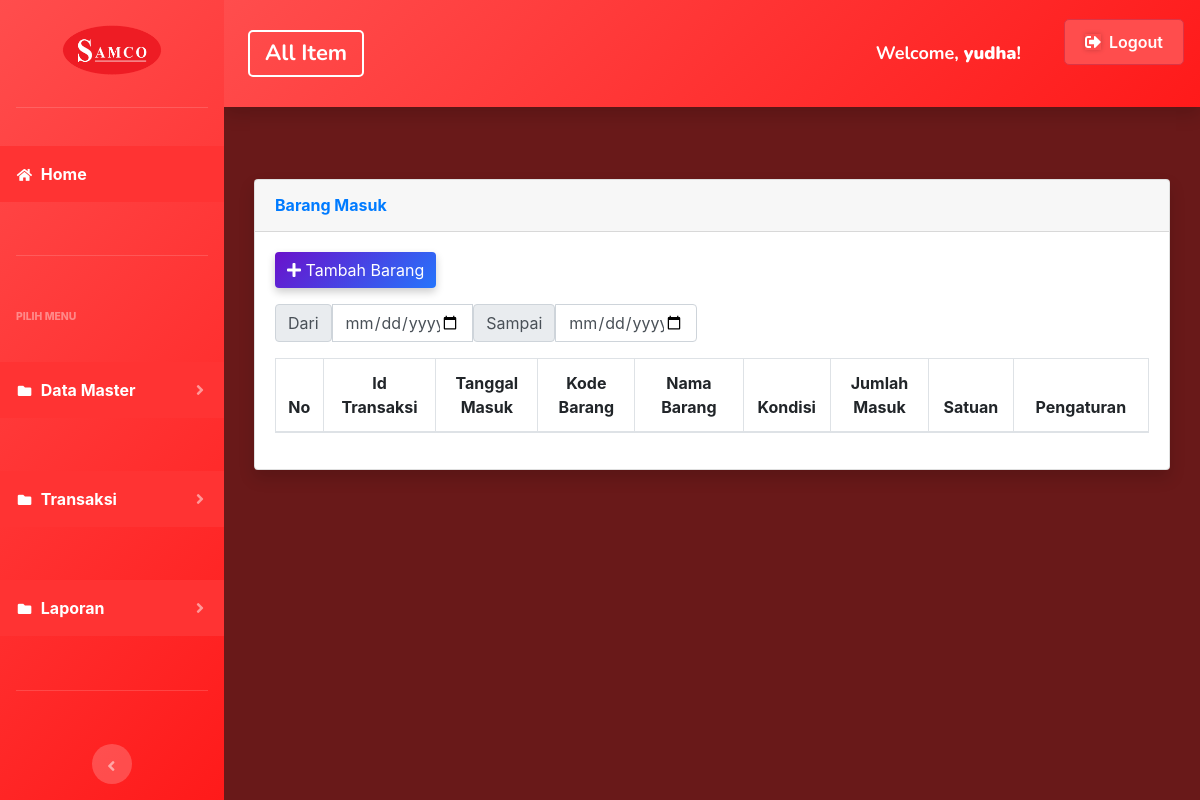
The page /index.php?page=barangmasuk (signed in) on the database as committed earlier.
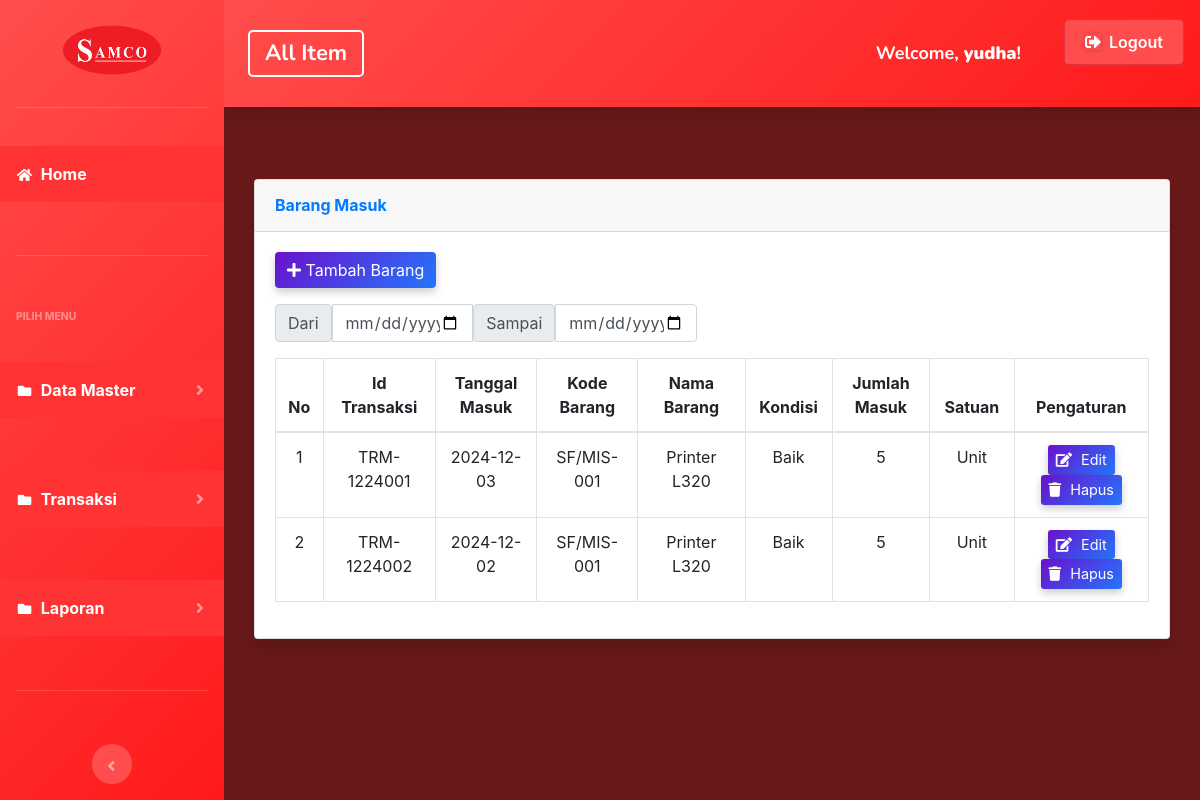
The same page on the database as committed later.
### tables this page shows
CREATE TABLE `barang_masuk` (
  `id` int(11) NOT NULL,
  `id_transaksi` varchar(100) DEFAULT NULL,
  `tanggal` date DEFAULT NULL,
  `kode_barang` varchar(100) DEFAULT NULL,
  `nama_barang` varchar(100) DEFAULT NULL,
  `kondisi` varchar(100) NOT NULL,
  `jumlah` varchar(150) DEFAULT NULL,
  `satuan` varchar(100) NOT NULL
);

### page/barangmasuk/barangmasuk.php (the view, shortened to what this page needs)
<div class="container-fluid">
    <div class="card shadow mb-4">
        <div class="card-header py-3">
            <h6 class="m-0 font-weight-bold text-primary">Barang Masuk</h6>
        </div>
        <div class="card-body">
            <div class="mb-3">
                <a href="?page=barangmasuk&aksi=tambahbarangmasuk" class="btn btn-primary custom-btn">
                    <i class="fas fa-plus me-2"></i> Tambah Barang
                </a>
            </div>
            <div class="row mb-3">
                <div class="col-md-6">
                    <div class="input-group">
                        <span class="input-group-text">Dari</span>
                        <input type="date" id="min" name="min" class="form-control">
                        <span class="input-group-text">Sampai</span>
                        <input type="date" id="max" name="max" class="form-control">
                    </div>
                </div>
            </div>
            <div class="table-responsive">
                <table class="table table-bordered" id="barangmasuk" width="100%" cellspacing="0">
                    <thead>
                        <tr>
                            <th style="width: 50px; text-align: center;">No</th>
                            <th style="width: 150px; text-align: center;">Id Transaksi</th>
                            <th style="width: 150px; text-align: center;">Tanggal Masuk</th>
                            <th style="width: 150px; text-align: center;">Kode Barang</th>
                            <th style="width: 200px; text-align: center;">Nama Barang</th>
                            <th style="width: 100px; text-align: center;">Kondisi</th>
                            <th style="width: 150px; text-align: center;">Jumlah Masuk</th>
                            <th style="width: 100px; text-align: center;">Satuan</th>
                            <th style="width: 200px; text-align: center;">Pengaturan</th>
                        </tr>
                    </thead>
                    <tbody>
                        <?php
                        $no = 1;
                        $sql = $koneksi->query("SELECT * FROM barang_masuk");
                        while ($data = $sql->fetch_assoc()) {
                            ?>
                            <tr>
                                <td style="text-align: center;"><?php echo $no++; ?></td>
                                <td style="text-align: center;"><?php echo $data['id_transaksi'] ?></td>
                                <td style="text-align: center;"><?php echo $data['tanggal'] ?></td>
                                <td style="text-align: center;"><?php echo $data['kode_barang'] ?></td>
                                <td style="text-align: center;"><?php echo $data['nama_barang'] ?></td>
                                <td style="text-align: center;"><?php echo $data['kondisi'] ?></td>
                                <td style="text-align: center;"><?php echo $data['jumlah'] ?></td>
                                <td style="text-align: center;"><?php echo $data['satuan'] ?></td>
                                <td style="text-align: center;">
                                    <a href="?page=barangmasuk&aksi=ubahbarangmasuk&id_transaksi=<?php echo $data['id_transaksi']; ?>"
                                        class="btn btn-info btn-sm custom-btn">
                                        <i class="fas fa-edit"></i> Edit
                                    </a>
                                    <a href="?page=barangmasuk&aksi=hapusbarangmasuk&id_transaksi=<?php echo $data['id_transaksi']; ?>"
                                        class="btn btn-danger btn-sm custom-btn"
                                        onclick="return confirm('Apakah anda yakin akan menghapus data ini?')">
                                        <i class="fas fa-trash"></i> Hapus
                                    </a>
                                </td>
                            </tr>
                        <?php } ?>
                    </tbody>
                </table>
            </div>
        </div>
    </div>
</div>

Rows that differ between the two databases and show on the page:
added barang_masuk: id_transaksi "TRM-1224001", tanggal "2024-12-03", kode_barang "SF/MIS-001", nama_barang "Printer L320", kondisi "Baik", jumlah "5", satuan "Unit"
added barang_masuk: id_transaksi "TRM-1224002", tanggal "2024-12-02", kode_barang "SF/MIS-001", nama_barang "Printer L320", kondisi "Baik", jumlah "5", satuan "Unit"
